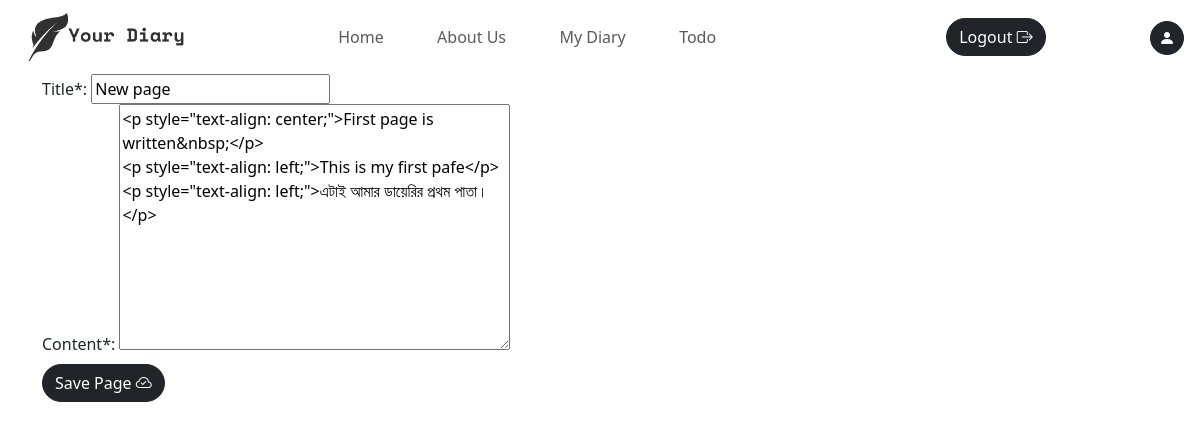
The app's page /my-diary/update-page/11/ (signed in) with its own data.
### diary/models.py (models this page shows, shortened)
class Page(models.Model):
    user = models.ForeignKey(User, on_delete=models.CASCADE)
    title = models.CharField(max_length=100)
    content = models.TextField()
    created_at = models.DateTimeField(auto_now_add=True)
    updated_at = models.DateTimeField(auto_now=True)

### diary/views.py (the view)
# urls.py: path("my-diary/update-page/<int:id>/", views.updatePage, name="updatePage"),
@login_required(login_url="login")
def updatePage(request, id):
	context={}
	page = Page.objects.get(id=id)
	if request.user != page.user:
		messages.error(request, "You are not authorized to update this page")
		return redirect("myDiary")
	form = PageForm(instance=page)
	if request.method == "POST":
		form = PageForm(request.POST, instance=page)
		if form.is_valid():
			form.save()
			messages.success(request, "You have updated the page")
			return redirect("myDiary")
		else:
			messages.error(request, "Error updating the page")
			return redirect("myDiary")
	else:
		context["page_form"] = form
		return render(request, "writePage.html", context)

### diary/forms.py
class PageForm(forms.ModelForm):
	class Meta:
		model = Page
		fields = ('title', 'content')
		widgets = {
			'title': forms.TextInput(attrs={'class': 'input', 'placeholder': 'Write here...'}),
			'content': forms.Textarea(attrs={'class': 'input', 'placeholder': 'Write here...'}),
		}

### diary/context_processors.py (called while the page is built)
def site(request):
	site = Site.objects.first()  # replace this with your actual query
	return {'site': site}

### diary/templates/writePage.html (shortened to what this page needs)
{% extends "base.html" %}
{% load static %}
{% block css %}
	<link rel="stylesheet" href="{% static "css/writePage.css" %}">
{% endblock css %}
{% block body %}
	<div class="container">
		<form action="" method="post">{% csrf_token %}
			{% for field in page_form %}
				<div class="">
					<label for="{{field.id_for_label}}" class="">{{field.label}}*:</label>
					{{field}}  <small class='text-warning'>{{field.errors|striptags}}</small>
				</div>
			{% endfor %}
			<button type="submit" class='btn btn-dark mt-2' formnovalidate >Save Page <i class="bi bi-cloud-check"></i></button>
		</form>
	</div>
{% endblock body %}

### diary/static/css/style.css (style rules this page uses)
.btn { border-radius: 30px !important; }
button { cursor: pointer; }

### records on screen
Page: page_form "New page" "<p style=\"text-align: center;\">First page is written&nbsp;</p> <p style=\"text-align: left;\">This is my first pafe</p> <p style=\"text-align: left;\">এটাই আমার ডায়েরির প্রথম পাতা।</p>"

### other values on screen
{{ field.label }} "Title" "Content"
